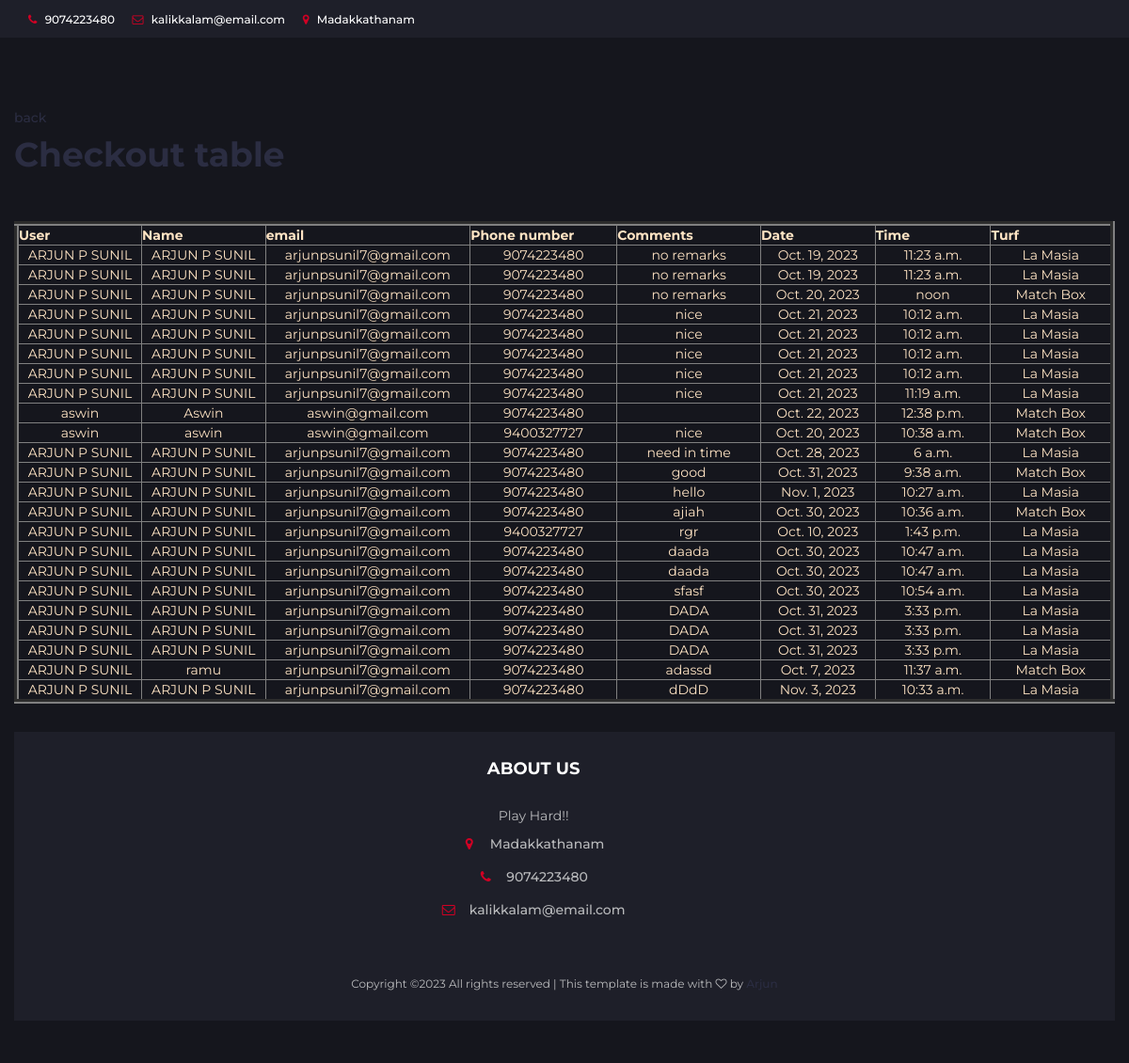
The app's page /checkouttable, older data.
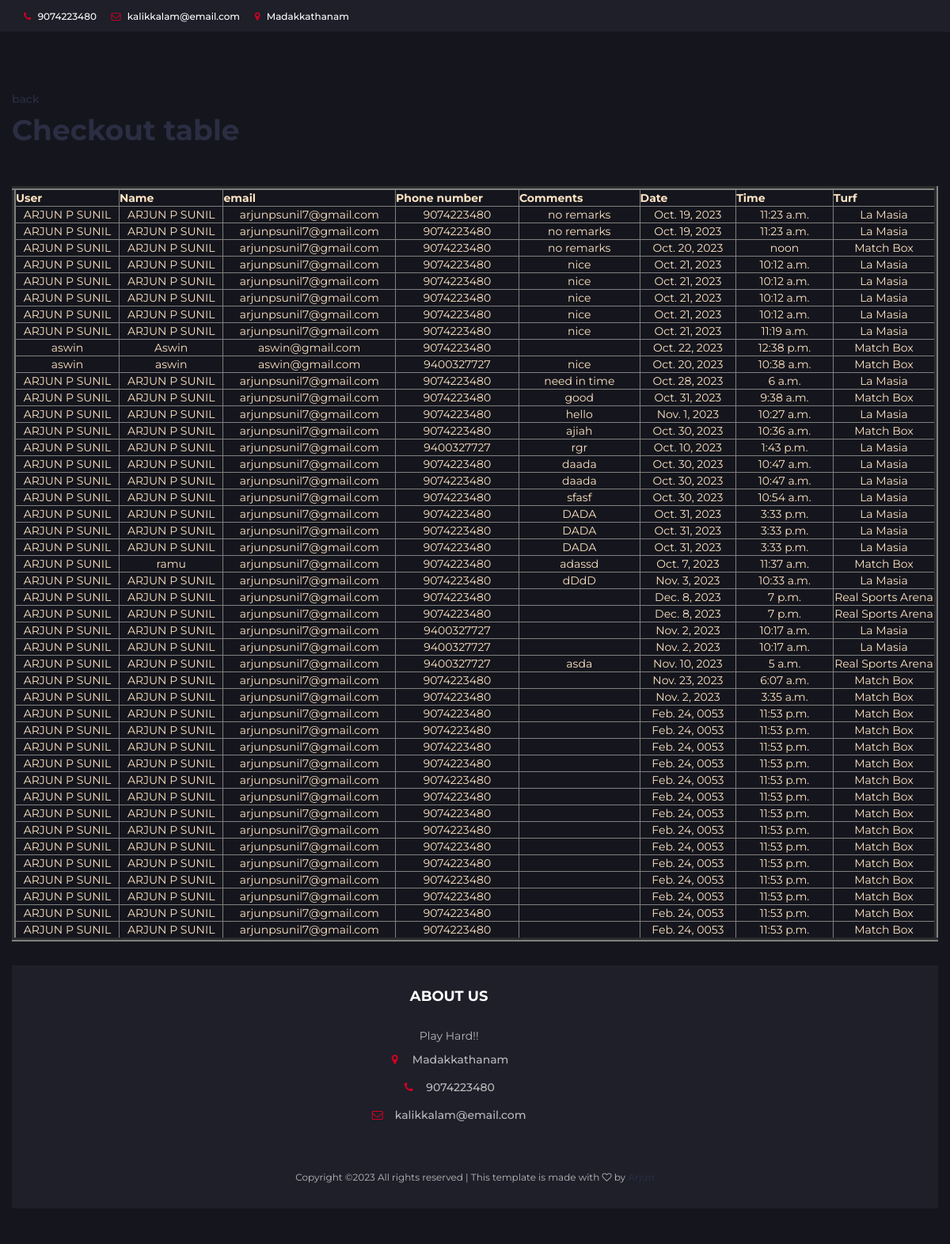
The same page, newer data.
### app/models.py (models this page shows)
class Checkout(models.Model):
    name=models.CharField(max_length=20)
    number=models.IntegerField(default=0)
    date=models.DateField()
    time=models.TimeField()
    comments=models.CharField(max_length=50,default='')
    userid=models.ForeignKey(Register,on_delete=models.CASCADE)
    turfid=models.ForeignKey(Turf,on_delete=models.CASCADE)
    status=models.IntegerField(default=0)

class Register(models.Model):
    name=models.CharField(max_length=20)
    email=models.EmailField(max_length=20)
    password=models.CharField(max_length=20)

### userapp/models.py (models this page shows)
class Turf(models.Model):
    name=models.CharField(max_length=20)
    image=models.ImageField(upload_to='image',default='null.jpg')
    description=models.CharField(max_length=20)
    price=models.IntegerField(default=0)
    locationid=models.ForeignKey(Location,on_delete=models.CASCADE)
    managerid=models.ForeignKey(Managerdata,on_delete=models.CASCADE,null=True)
    status=models.IntegerField(default=0)

### userapp/views.py (the view)
# urls.py: path('checkouttable',views.checkouttable,name='checkouttable'),
def checkouttable(request):
    data=Checkout.objects.all()
    return render(request,'checkouttable.html',{'data':data})

### userapp/templates/checkouttable.html
{% extends 'addlocation.html' %}
{% block contents %}
<br>
<a href="{% url 'userhome' %}"><p>back</p></a>
<h1>Checkout table</h1>
<br><br>
<table border="5" style="color: bisque;" align="center"><tr>
    <th style="width: 8cm;">User</th>
    <th style="width: 8cm;">Name</th>
    <th style="width: 8cm;">email</th>
    <th style="width: 8cm;">Phone number</th>
    <th style="width: 8cm;">Comments</th>
    <th style="width: 8cm;">Date</th>
    <th style="width: 8cm;">Time</th>
    <th style="width: 8cm;">Turf</th>
</tr>
{% for i in data %}
    <tr style="text-align: center;">
        <td>{{i.userid.name}}</td>
        <td>{{i.name}}</td>
        <td>{{i.userid.email}}</td>
        <td>{{i.number}}</td>
        <td>{{i.comments}}</td>
        <td>{{i.date}}</td>
        <td>{{i.time}}</td>
        <td>{{i.turfid.name}}</td>
    </tr>
    {% endfor %}
</table>
{% endblock %}

Row changes from the older to the newer data that the page shows:
added Checkout: userid.name "ARJUN P SUNIL", name "ARJUN P SUNIL", userid.email "arjunpsunil7@gmail.com", number "9074223480", date "Dec. 8, 2023", time "7 p.m.", turfid.name "Real Sports Arena"
added Checkout: userid.name "ARJUN P SUNIL", name "ARJUN P SUNIL", userid.email "arjunpsunil7@gmail.com", number "9074223480", date "Dec. 8, 2023", time "7 p.m.", turfid.name "Real Sports Arena"
added Checkout: userid.name "ARJUN P SUNIL", name "ARJUN P SUNIL", userid.email "arjunpsunil7@gmail.com", number "9400327727", date "Nov. 2, 2023", time "10:17 a.m.", turfid.name "La Masia"
added Checkout: userid.name "ARJUN P SUNIL", name "ARJUN P SUNIL", userid.email "arjunpsunil7@gmail.com", number "9400327727", date "Nov. 2, 2023", time "10:17 a.m.", turfid.name "La Masia"
added Checkout: userid.name "ARJUN P SUNIL", name "ARJUN P SUNIL", userid.email "arjunpsunil7@gmail.com", number "9400327727", comments "asda", date "Nov. 10, 2023", time "5 a.m.", turfid.name "Real Sports Arena"
added Checkout: userid.name "ARJUN P SUNIL", name "ARJUN P SUNIL", userid.email "arjunpsunil7@gmail.com", number "9074223480", date "Nov. 23, 2023", time "6:07 a.m.", turfid.name "Match Box"
added Checkout: userid.name "ARJUN P SUNIL", name "ARJUN P SUNIL", userid.email "arjunpsunil7@gmail.com", number "9074223480", date "Nov. 2, 2023", time "3:35 a.m.", turfid.name "Match Box"
added Checkout: userid.name "ARJUN P SUNIL", name "ARJUN P SUNIL", userid.email "arjunpsunil7@gmail.com", number "9074223480", date "Feb. 24, 0053", time "11:53 p.m.", turfid.name "Match Box"
added Checkout: userid.name "ARJUN P SUNIL", name "ARJUN P SUNIL", userid.email "arjunpsunil7@gmail.com", number "9074223480", date "Feb. 24, 0053", time "11:53 p.m.", turfid.name "Match Box"
added Checkout: userid.name "ARJUN P SUNIL", name "ARJUN P SUNIL", userid.email "arjunpsunil7@gmail.com", number "9074223480", date "Feb. 24, 0053", time "11:53 p.m.", turfid.name "Match Box"
added Checkout: userid.name "ARJUN P SUNIL", name "ARJUN P SUNIL", userid.email "arjunpsunil7@gmail.com", number "9074223480", date "Feb. 24, 0053", time "11:53 p.m.", turfid.name "Match Box"
added Checkout: userid.name "ARJUN P SUNIL", name "ARJUN P SUNIL", userid.email "arjunpsunil7@gmail.com", number "9074223480", date "Feb. 24, 0053", time "11:53 p.m.", turfid.name "Match Box"
added Checkout: userid.name "ARJUN P SUNIL", name "ARJUN P SUNIL", userid.email "arjunpsunil7@gmail.com", number "9074223480", date "Feb. 24, 0053", time "11:53 p.m.", turfid.name "Match Box"
added Checkout: userid.name "ARJUN P SUNIL", name "ARJUN P SUNIL", userid.email "arjunpsunil7@gmail.com", number "9074223480", date "Feb. 24, 0053", time "11:53 p.m.", turfid.name "Match Box"
added Checkout: userid.name "ARJUN P SUNIL", name "ARJUN P SUNIL", userid.email "arjunpsunil7@gmail.com", number "9074223480", date "Feb. 24, 0053", time "11:53 p.m.", turfid.name "Match Box"
added Checkout: userid.name "ARJUN P SUNIL", name "ARJUN P SUNIL", userid.email "arjunpsunil7@gmail.com", number "9074223480", date "Feb. 24, 0053", time "11:53 p.m.", turfid.name "Match Box"
added Checkout: userid.name "ARJUN P SUNIL", name "ARJUN P SUNIL", userid.email "arjunpsunil7@gmail.com", number "9074223480", date "Feb. 24, 0053", time "11:53 p.m.", turfid.name "Match Box"
added Checkout: userid.name "ARJUN P SUNIL", name "ARJUN P SUNIL", userid.email "arjunpsunil7@gmail.com", number "9074223480", date "Feb. 24, 0053", time "11:53 p.m.", turfid.name "Match Box"
added Checkout: userid.name "ARJUN P SUNIL", name "ARJUN P SUNIL", userid.email "arjunpsunil7@gmail.com", number "9074223480", date "Feb. 24, 0053", time "11:53 p.m.", turfid.name "Match Box"
added Checkout: userid.name "ARJUN P SUNIL", name "ARJUN P SUNIL", userid.email "arjunpsunil7@gmail.com", number "9074223480", date "Feb. 24, 0053", time "11:53 p.m.", turfid.name "Match Box"
added Checkout: userid.name "ARJUN P SUNIL", name "ARJUN P SUNIL", userid.email "arjunpsunil7@gmail.com", number "9074223480", date "Feb. 24, 0053", time "11:53 p.m.", turfid.name "Match Box"
